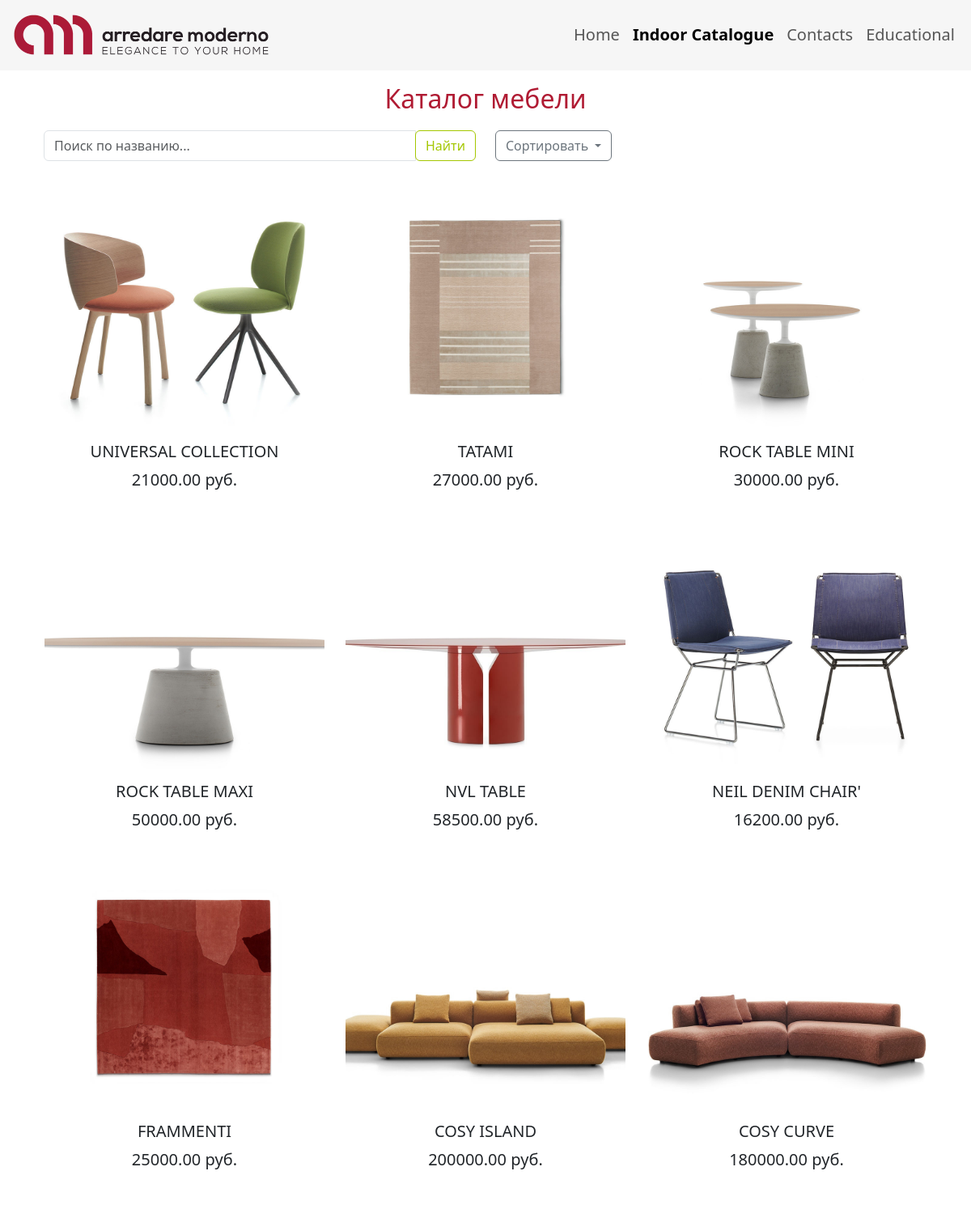
The app's page /myApp/catalogue/?sort=name_desc with its own data.
### myApp/models.py (models this page shows, shortened)
class Furniture(models.Model):
    name = models.CharField(max_length=255, verbose_name="Название мебели")
    image = models.ImageField(upload_to='furniture/', verbose_name="Изображение")
    price = models.DecimalField(max_digits=10, decimal_places=2, verbose_name="Цена")

### myApp/views.py (the view)
# urls.py: path('catalogue/', views.catalogue, name='catalogue'),
def catalogue(request):
    furniture = Furniture.objects.all()
    search_query = request.GET.get('search', '')
    if search_query:
        furniture = furniture.filter(name__icontains=search_query)
    sort_by = request.GET.get('sort', '')
    print(f"Sort by: {sort_by}")
    if sort_by == 'name_asc':
        furniture = furniture.order_by('name')
    elif sort_by == 'name_desc':
        furniture = furniture.order_by('-name')
    elif sort_by == 'price_asc':
        furniture = furniture.order_by('price')
    elif sort_by == 'price_desc':
        furniture = furniture.order_by('-price')
    context = {
        'furniture': furniture,
        'search_query': search_query,
        'current_sort': sort_by,
    }
    return render(request, "catalogue.html", context)

### myApp/templates/catalogue.html (shortened to what this page needs)
{% extends 'base.html' %}
{% block content %}
<div class="container mt-4">
    <h2 class="text-center" style="margin-top: -80px; color: rgb(176, 27, 51); margin-bottom: 20px;">Каталог мебели</h2>
    <div class="row mb-4">
        <div class="col-md-6">
            <form method="get" action="{% url 'myApp:catalogue' %}" class="form-inline">
                <div class="input-group w-100">
                    <input type="text" class="form-control" name="search" placeholder="Поиск по названию..." value="{{ search_query }}">
                    <div class="input-group-append">
                        <button class="btn btn-outline-success" type="submit" style="color: #a4c700; border-color: #a4c700;">Найти</button>
                    </div>
                </div>
            </form>
        </div>
        <div class="col-md-6">
            <div class="dropdown">
                <button class="btn btn-outline-secondary dropdown-toggle" type="button" id="sortDropdown" data-bs-toggle="dropdown" aria-expanded="false">
                    Сортировать
                </button>
            </div>
        </div>
    </div>
<div class="row" style="margin-top: 30px;">
    {% for item in furniture %}
    <div class="col-md-4 mb-4">
        <div class="card border-white">
            {% if item.image %}
                <img src="{{ item.image.url }}" class="card-img-top rounded" alt="{{ item.name }}" style="border-radius: 15px; height: 300px; object-fit: cover;">
            {% else %}
                <div class="card-img-top rounded bg-secondary" style="height: 300px; display: flex; align-items: center; justify-content: center; color: white;">
                    Нет изображения
                </div>
            {% endif %}
            <div class="card-body text-center">
                <h5 class="card-title lead">{{ item.name }}</h5>
                <p class="card-text lead">{{ item.price }} руб.</p>
            </div>
        </div>
    </div>
    {% empty %}
    <div class="col-12 text-center">
        <p class="lead">Мебель не найдена. Попробуйте изменить параметры поиска.</p>
    </div>
    {% endfor %}
</div>
</div>
{% endblock %}

### myApp/static/styles.css (style rules this page uses)
.card-img-top { object-fit: cover; width: 250px; height: 400px; }

### records on screen
Furniture: image (picture), name "UNIVERSAL COLLECTION", price "21000.00"
Furniture: image (picture), name "TATAMI", price "27000.00"
Furniture: image (picture), name "ROCK TABLE MINI", price "30000.00"
Furniture: image (picture), name "ROCK TABLE MAXI", price "50000.00"
Furniture: image (picture), name "NVL TABLE", price "58500.00"
Furniture: image (picture), name "NEIL DENIM CHAIR'", price "16200.00"
Furniture: image (picture), name "FRAMMENTI", price "25000.00"
Furniture: image (picture), name "COSY ISLAND", price "200000.00"
Furniture: image (picture), name "COSY CURVE", price "180000.00"
